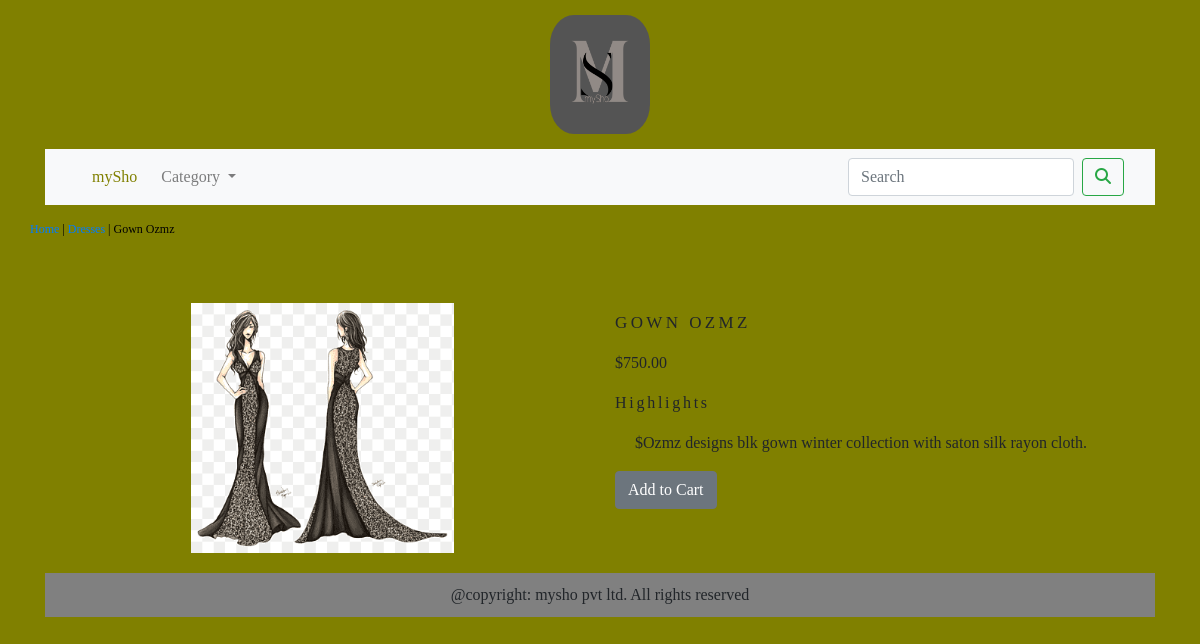
Page /shop/dresses/gown-ozmz/ on the committed database.
### shopapp/models.py (models this page shows, shortened)
class Product(models.Model):
    name = models.CharField(max_length=200, unique=True)
    slug = models.SlugField(max_length=200, unique=True)
    description = models.TextField(blank=True)
    price = models.DecimalField(max_digits=10, decimal_places=2)
    image = models.ImageField(upload_to='product')
    category = models.ForeignKey(Category, on_delete=models.CASCADE)
    stock = models.IntegerField()
    available = models.BooleanField(default=True)
    created = models.DateTimeField(auto_now_add=True)
    update = models.DateTimeField(auto_now=True)
    class Meta:
        ordering = ('name',)
        verbose_name = 'product'
        verbose_name_plural = 'products'

### shopapp/views.py (the view)
# urls.py: path('<slug:cat_slug>/<slug:pro_slug>/', views.productDetail, name="proCatDetail")
def productDetail(request,cat_slug,pro_slug):
    try:
        product = Product.objects.get(category__slug=cat_slug, slug=pro_slug)
    except Exception as e:
        raise e
    return render(request, 'product.html',{'product':product})

### cart/context_processors.py (called while the page is built)
def counter(request):
    item_count=0
    if 'admin' in request.path:
        return{}
    else:
        try:
            cart=Cart.objects.filter(cart_id=_cart_id(request))
            cart_items = CartItem.objects.all().filter(cart=cart[:1])
            for i in cart_items:
                item_count += i.quantity
        except Cart.DoesNotExist:
            item_count=0
    return dict(item_count=item_count)

### cart/views.py (called while the page is built)
def _cart_id(request):
    cart = request.session.session_key
    if not cart:
        cart = request.session.create()
    return cart

### shopapp/context_processors.py (called while the page is built)
def menu_links(request):
    my_links = Category.objects.all()
    return dict(links=my_links)

### shopapp/models.py (called while the page is built)
    def get_url(self):
        return reverse('shopapp:products_by_category', args=[self.slug])

    def __str__(self):
        return '{}'.format(self.name)

### templates/product.html (shortened to what this page needs)
{% extends 'base.html' %}
{% load static %}
{% block content %}
<div class="row my_pro_row">
  <div class="mx_auto">
    <p>
      <a href="{% url 'shopapp:allProCat' %}"> Home </a> | <a href="{{product.category.get_url}}" > {{product.category}}  </a> | {{product.name}}</p>
  </div>
</div>
<div class="container">
  <br>
  <div class="row">
  <div class="col-12 col-sm-12 col-md-12 col-lg-6 text-center">
    <div class="my_image_padding">
      <img  src="{{product.image.url}}" alt="pro image" height="250px" width="auto">
    </div>
  </div>
    <div class="col-12 col-sm-12 col-md-12 col-lg-6">
      <h3 class="my_pro_title"> {{product.name}}</h3>
      <p> ${{product.price}} </p>
      <p class="my_highlight"> Highlights </p>
      <p class="text-justify my_pro_text"> ${{product.description}} </p>
      {% if product.stock <= 0 %}
      <p> <b> OUT OF STOCK </b> </p>
      {% else %}
      <div class="my_btn_padding">
        <a class="btn btn-secondary" href="{% url 'cart:add_cart' product.id %} ">Add to Cart</a>
      </div>
      {% endif %}
    </div>
</div>
</div>
{% endblock %}

### static/css/style1.css (style rules this page uses)
body { font-family: 'Playfair Display', serif; background-color: olive; }
.my_image_padding { padding-top:5px; padding-bottom:20px; }
.my_pro_row { padding-top:15px; padding-bottom:20px; }
.my_pro_row .mx_auto { color:#000; font-size:12px; text-decoration : none; }
.my_pro_title { font-size:17px; text-transform:uppercase; letter-spacing:.2em; padding-top:15px; padding-bottom:10px; }
.my_pro_text { padding-left:20px; }
.my_highlight { font-size:16px; letter-spacing:.17em; }
.my_btn_padding { padding-bottom:20px; }

### rows in the picture
Product: name "Gown Ozmz", image (picture), name "GOWN OZMZ", price "750.00", description "Ozmz designs blk gown winter collection with saton silk rayon cloth."
